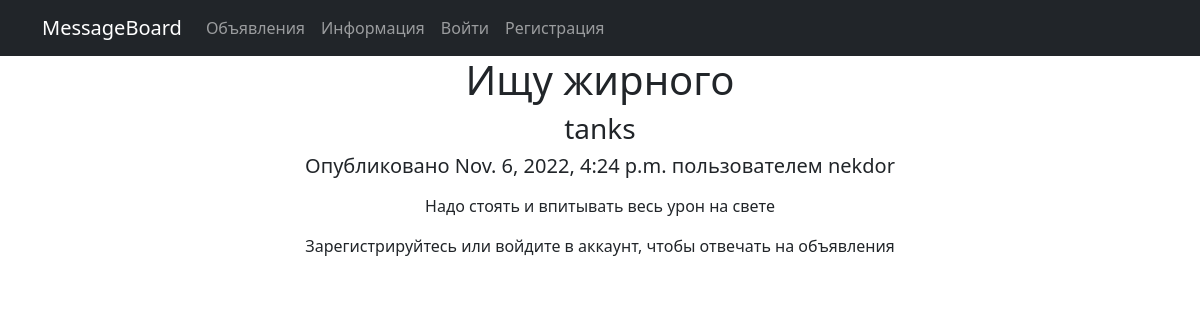
Page /14/ on the committed database.
### board/models.py (models this page shows, shortened)
class Message(models.Model):
    author = models.ForeignKey(User, on_delete=models.CASCADE, blank=True, null=True)
    CATEGORIES = [
        ('tanks', 'Танки'),
        ('healers', 'Хилы'),
        ('dd', 'ДД'),
        ('merchants', 'Торговцы'),
        ('guildmasters', 'Гилдмастеры'),
        ('questgivers', 'Квестгиверы'),
        ('smiths', 'Кузнецы'),
        ('tanners', 'Кожевники'),
        ('potionmasters', 'Зельевары'),
        ('spellmasters', 'Мастера заклинаний'),
    ]
    category = models.CharField(max_length=100, choices=CATEGORIES, default='tanks')
    title = models.CharField(max_length=100, blank=True, null=False)
    content = RichTextUploadingField(blank=True, null=True, extra_plugins=['youtube'])
    post_time = models.DateTimeField(auto_now_add=True)

### board/views.py (the view)
# urls.py: path('<int:pk>/', MessageDetail.as_view(), name='message_detail'),
class MessageDetail(DetailView):
    model = Message
    template_name = 'message.html'
    context_object_name = 'message'

### templates/message.html (shortened to what this page needs)
{% extends 'flatpages/default.html' %}
{% block content %}
<h1>{{ message.title }}</h1>
<h3>{{ message.category }}</h3>
<h5> Опубликовано {{ message.post_time }} пользователем {{ message.author.username }} </h5>
<p>{{ message.content | safe }}</p>
{% if message.author == request.user %}
<button> <a href = {% url 'message_update' message.id %}> Редактировать объявление </a> <br> </button>
<button> <a href = {% url 'message_delete' message.id %}> Удалить объявление </a> <br> </button>
{% elif request.user.username %}
<button> <a href = {% url 'reply' message.id %}> Оставить отклик </a> <br> </button>
{% else%}
<p>Зарегистрируйтесь или войдите в аккаунт, чтобы отвечать на объявления</p>
{% endif %}
{% endblock content %}

### rows in the picture
Message: title "Ищу жирного", category "tanks", post_time "Nov. 6, 2022, 4:24 p.m.", author.username "nekdor", content "Надо стоять и впитывать весь урон на свете"
